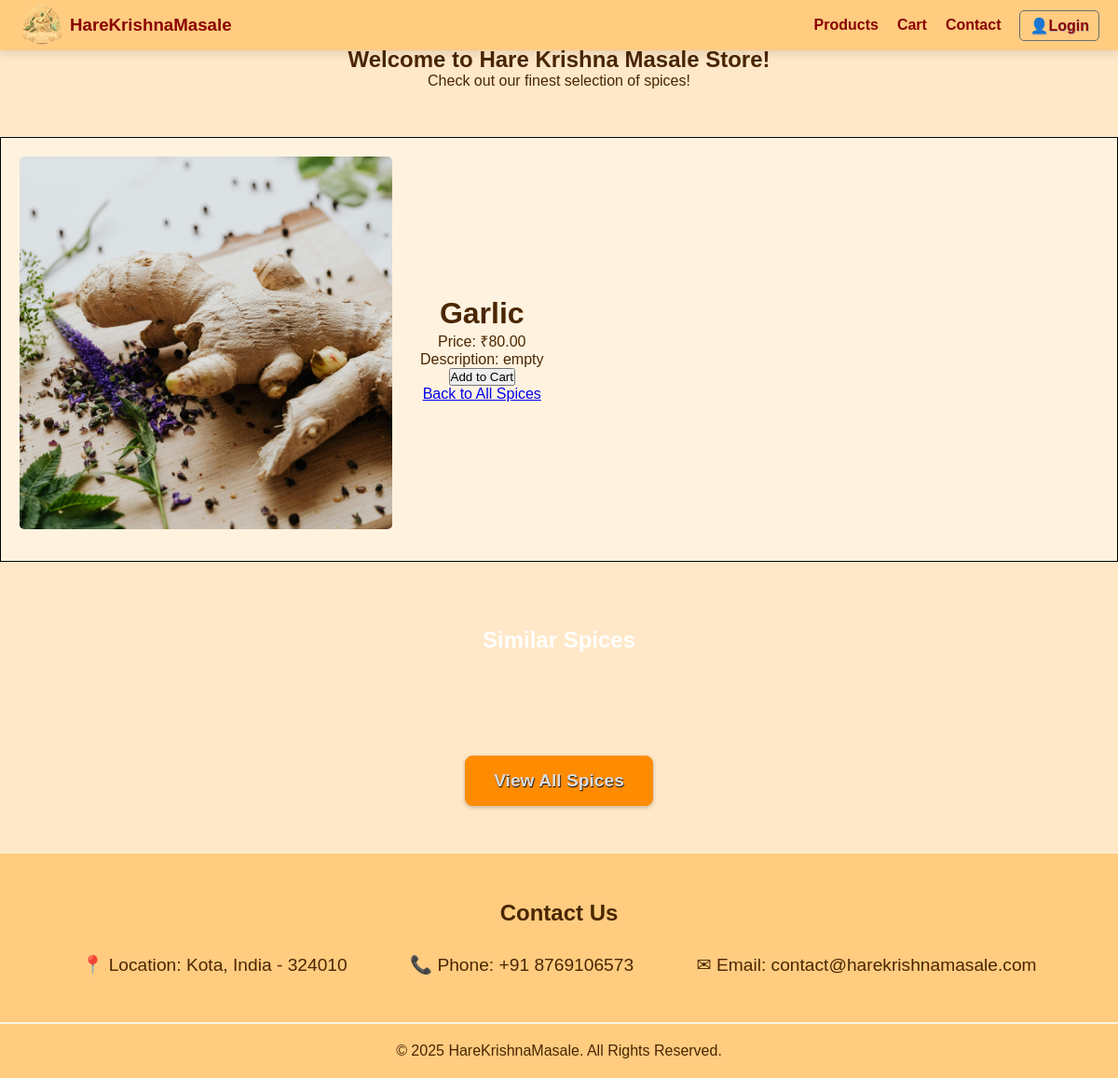
Page /products/3/ on the committed database.
### apps/products/models.py (models this page shows, shortened)
class Product(models.Model):
    name = models.CharField(max_length=255)
    description = models.TextField()
    price = models.DecimalField(max_digits=10, decimal_places=2)
    image = models.ImageField(upload_to='product_images/')
    stock = models.PositiveIntegerField(default=0)
    created_at = models.DateTimeField(auto_now_add=True)

### apps/products/views.py (the view)
# urls.py: path('<int:product_id>/', views.product_detail, name='product-detail'),
def product_detail(request, product_id):
    product = get_object_or_404(Product, id=product_id)  # Fetch the product
    return render(request, 'products/product_detail.html', {'product': product})

### templates/products/product_detail.html (shortened to what this page needs)
<!DOCTYPE html>
<html lang="en">
<head>
    {% load static %}
    <link rel="stylesheet" href="{% static 'harekrishnamasale/homepage.css' %}">
    <link rel="stylesheet" href="{% static 'products/products.css' %}">
</head>
<body>
    <header>
        <nav>
            <a href="/" class="logo">
                <img src="/media/homepage/logo.png" alt="HareKrishnaMasale Logo">
                <h3>HareKrishnaMasale</h3>
            </a>
            <ul>
                <li><a href="{% url 'product-list' %}">Products</a></li>
                <li><a href="{% url 'cart:cart-detail' %}">Cart</a></li>
                <li><a href="#contact">Contact</a></li>
                {% if user.is_authenticated %}
                    <li class="user-dropdown">
                        <span id="user-toggle" class="user-name">👤 {{ user.username }}</span>
                        <ul id="user-menu" class="dropdown-menu">
                            <li><a href="{% url 'users:profile' %}">Your Profile</a></li>
                            <li>Your Orders</li>
                            <li>
                                <form method="POST" action="{% url 'logout' %}">
                                  {% csrf_token %}
                                  <button type="submit" class="logout-btn">Logout</button>
                                </form>
                            </li>
                        </ul>
                    </li>
                {% else %}
                    <li class="user-dropdown">
                        <a href="{% url 'login' %}"><span id="user-toggle" class="user-name">👤Login</span></a>
                    </li>
                {% endif %}
            </ul>
        </nav>
    </header>
    <section class="products">
        <h2>Welcome to Hare Krishna Masale Store!</h2>
        <p>Check out our finest selection of spices!</p>
    </section>
    {% block content %}
        <div class="product-detail">
            <div>
                <img src="{{ product.image.url }}" alt="{{ product.name }}">
            </div>
            <div id="product-detail-about">
                <h1>{{ product.name }}</h1>
                <p>Price: ₹{{ product.price }}</p>
                <p>Description: {{ product.description }}</p>
                <form action="{% url 'cart:cart-add' product.id %}" method="post">
                    <button type="submit">Add to Cart</button>
                </form>
                <a href="/products/">Back to All Spices</a>
            </div>
        </div>
    {% endblock %}
    <section class="products">
        <h1>Similar Spices</h1>
        <div class="product-grid">
        </div>
        <a href="{% url 'product-list' %}" class="cta">View All Spices</a>
    </section>
    <section id="contact">
        <h2>Contact Us</h2>
        <div class="contact-info">
            <div>📍 Location: Kota, India - 324010</div>
            <div>📞 Phone: +91 8769106573</div>
            <div>✉ Email: contact@harekrishnamasale.com</div>
        </div>
    </section>
    <footer>
        <p>&copy; 2025 HareKrishnaMasale. All Rights Reserved.</p>
    </footer>
</body>
</html>

### static/harekrishnamasale/homepage.css (style rules this page uses)
* { margin: 0; padding: 0; box-sizing: border-box; font-family: Arial, sans-serif; }
body { font-family: Arial, sans-serif; background-color: #fff3e0; color: #4a2600; text-align: center; min-height:100vh; }
header { position: fixed; top: 0; width: 100%; background: #ffcc80; padding: 2px 0; box-shadow: 0px 4px 10px rgba(0, 0, 0, 0.1); z-index: 1000; transition: all 0.3s ease-in-out; }
nav { display: flex; justify-content: space-between; align-items: center; padding: 0 20px; }
.logo { display: flex; align-items: center; gap: 5px; text-decoration: none; color: #8b0000; }
.logo img { height: 50px; }
ul { list-style: none; display: flex; gap: 20px; align-items: center; }
ul li a { text-decoration: none; color: #8b0000; font-size: 1em; font-weight: bold; transition: 0.2s ease-in-out; cursor: pointer; }
.user-dropdown { position: relative; list-style: none; }
.user-name { padding: 6px 10px; display: inline-block; background-color: #ffcc80; text-shadow: 0.6px 0.6px 1px rgb(167, 167, 167); border-radius: 5px; border: 1px solid rgb(109, 109, 109); white-space: nowrap; overflow: hidden; text-overflow: ellipsis; max-width: 120px; vertical-align: middle; transition: box-shadow 0.3s ease; font-size: 1rem; cursor: pointer; }
.cta { display: inline-block; padding: 15px 30px; background: #ff8c00; border: 1px solid #ff8c00; border-radius: 8px; font-weight: bold; text-decoration: none; font-size: 1.2em; margin-top: 20px; color: #ddd; text-shadow: 0.6px 0.6px 1px black; box-shadow: rgba(0, 0, 0, 0.24) 0px 1.5px 4px; }
.products { position: relative; padding: 50px 20px; background: #ff8c001b; margin-bottom: 1px; overflow: hidden; }
.products::before { content: ""; position: absolute; top: 0; left: 0; width: 100%; height: 100%; background: url('/media/homepage/about-bg.jpg') center/cover no-repeat; filter: blur(5px) brightness(70%); opacity: 0.7; z-index: -1; }
.products h1 { padding: 20px; color: white; margin-bottom: 30px; }
.product-grid { display: flex; flex-wrap: wrap; justify-content: center; gap: 40px 70px; padding: 20px; }
#contact { padding: 50px 20px; background: #ffcc80; color: #4a2600; }
#contact h2 { margin-bottom: 30px; }
.contact-info { display: flex; justify-content: space-evenly; flex-wrap: wrap; }
.contact-info div { font-size: 1.2em; }
footer { background: #ffcc80; color: #4a2600; padding: 20px; margin-top: 2px; }

### static/products/products.css (style rules this page uses)
.product-detail { align-items: center; width: 100%; height: fit-content; gap: 30px; padding: 20px; display: flex; border: 1px black solid; }
#product-detail-about { align-items: center; justify-items: center; justify-content: center; gap: 20px; }
.product-detail img { width: auto; max-width: 400px; height: auto; border-radius: 5px; margin-bottom: 10px; }

### rows in the picture
Product: image (picture), name "Garlic", price "80.00", description "empty"
